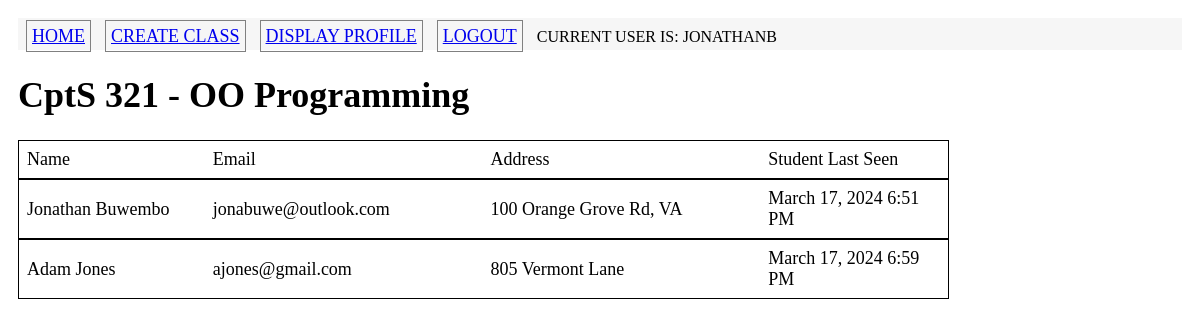
The app's page /roster/1 (signed in) with its own data.
### app/models.py (models this page shows, shortened)
class Student(UserMixin, db.Model):
    id = db.Column(db.Integer, primary_key = True)
    username = db.Column(db.String(64), unique=True, index = True) #usernames are unique
    password_hash = db.Column(db.String(128))
    firstname = db.Column(db.String(100))
    lastname = db.Column(db.String(100))
    address = db.Column(db.String(120))
    email = db.Column(db.String(120), unique=True, index=True)
    last_seen = db.Column(db.DateTime, default=datetime.utcnow) # tracks time
    classes = db.relationship('Enrolled', back_populates = 'studentenrolled')

class Class(db.Model):
    id = db.Column(db.Integer, primary_key=True)
    coursenum = db.Column(db.String(3))
    title = db.Column(db.String(150))
    major = db.Column(db.String(20), db.ForeignKey('major.name'))
    roster = db.relationship('Enrolled', back_populates = "classenrolled")

### app/routes.py (the view)
@app.route('/roster/<classid>', methods=['GET'])
@login_required
def roster(classid):
    theClass = Class.query.filter_by(id = classid).first()
    return render_template('roster.html', title='Class Roster', current_class = theClass)

### app/models.py (called while the page is built)
@login.user_loader
def load_user(id):
    return Student.query.get(int(id))

### app/routes.py (called while the page is built, shortened)
@app.before_request
def initDB(*args, **kwargs):
    if app._got_first_request:
        db.create_all()

@app.before_request
def before_request():
    if current_user.is_authenticated:
        current_user.last_seen = datetime.utcnow()
        db.session.add(current_user)
        db.session.commit()

### app/templates/roster.html
{% extends "base.html" %}
{% block content %}
<h1>{{current_class.major}} {{current_class.coursenum}} - {{ current_class.title }}</h1>
<table class="coursetable">
    <thead>
    <tr valign="bottom">
        <td width="20%"> Name </td>
        <td width="30%"> Email </td>
        <td width="30%"> Address </td>
        <td width="20%"> Student Last Seen </td>
    </tr>
    </thead>
</table>
{% for enrollment in current_class.roster %}
    {% set student = enrollment.studentenrolled %}
    {% include '_student.html' %}
{% endfor %}
{% endblock %}

### app/templates/base.html (shortened to what this page needs)
<html>
    <head>
       <link rel="stylesheet" href="{{ url_for('static', filename='css/main.css') }}">
    </head>
    <body>
        <div class ="nav-container">
        <table>
            <tr>
                <td><a href="{{ url_for('index') }}" class = "button">Home</a></td>
                <td><a href="{{ url_for('createclass') }}" class = "button">Create Class</a></td>
                {% if current_user.is_anonymous %}
                    <td><a href="{{ url_for('login') }}" class = "button">Login</a></td>
                {% else %}
                    <td><a href="{{ url_for('display_profile') }}" class = "button">Display Profile</a></td>
                    <td><a href="{{ url_for('logout') }}" class = "button">Logout</a></td>
                    <td> Current user is: <span class="useritem">{{ current_user.username }}</span></td>
                {% endif %}
            </tr>
        </table>
        </div>
        <div>
            {% block content %} {% endblock %}
        </div>
    </body>
</html>

### app/templates/_student.html
<table class="coursetable">
    <tr valign = "middle">
        <td width="20%"> {{student.firstname}} {{student.lastname}} </td>
        <td width="30%"> {{student.email}} </td>
        <td width="30%"> {{student.address}} </td>
        <td width="20%"> {{moment(student.last_seen).format('LLL')}} </td>
    </tr>
</table>

### app/static/css/main.css (style rules this page uses)
body { margin: 0; padding: 1em; font-family: Tahoma; font-size : 18px; }
.nav-container { background:#f6f6f6; font-family: Tahoma; font-size: 12px; height: 32px; text-transform: uppercase; }
th, td { padding: 6px; }
.coursetable { text-align : left; border : 1px black solid; width: 80%; font-size: 18px; }
.button { width: 80px; font-size: 18px; margin: 10px 0px 0px 0px; padding: 5px; border: 1px solid gray; }

### records on screen
Student: username "JONATHANB", firstname "Jonathan", lastname "Buwembo", email "jonabuwe@outlook.com", address "100 Orange Grove Rd, VA", last_seen "March 17, 2024 6:51 PM"
Class: major "CptS", coursenum "321", title "OO Programming"
Student: firstname "Adam", lastname "Jones", email "ajones@gmail.com", address "805 Vermont Lane", last_seen "March 17, 2024 6:59 PM"
